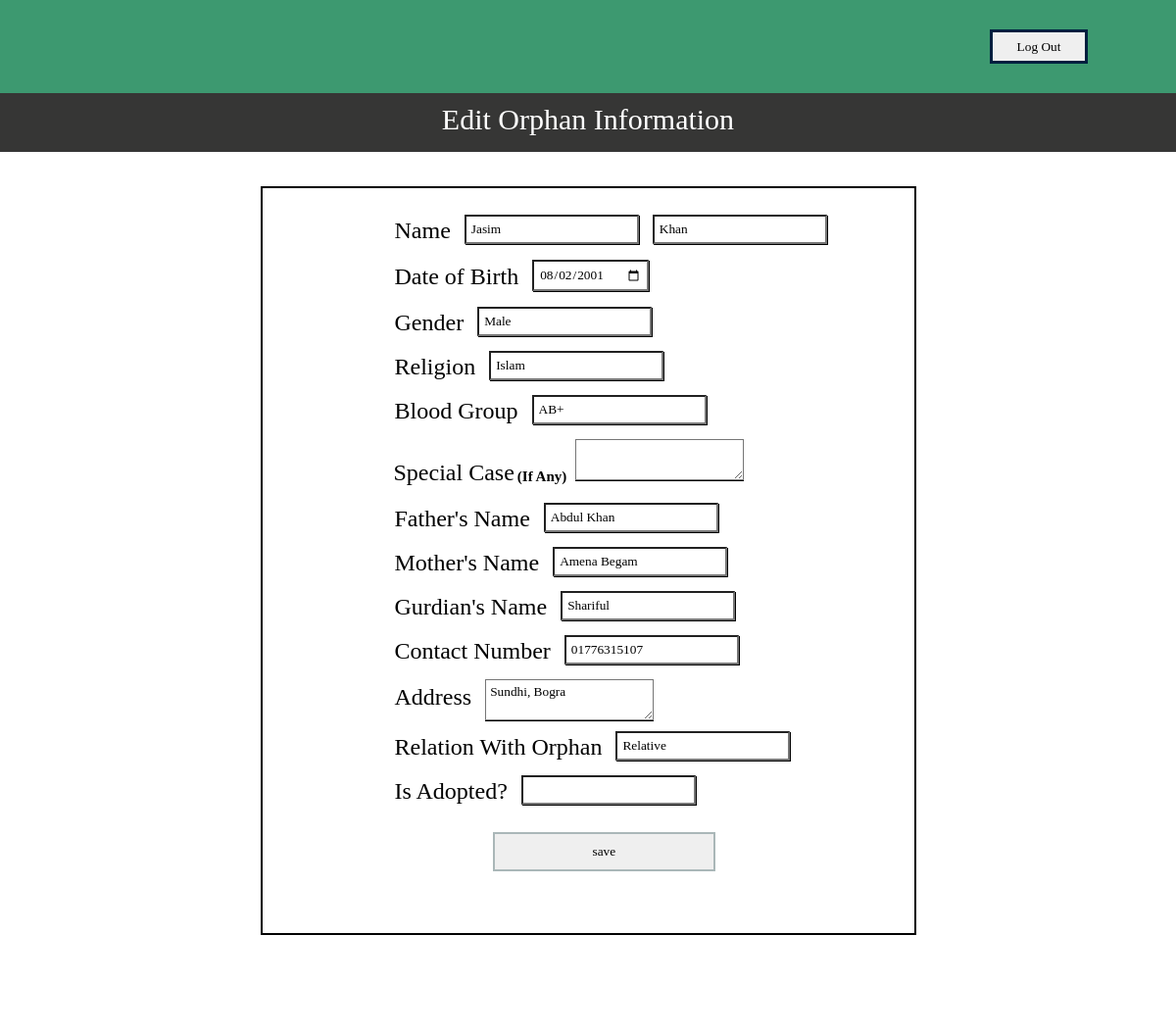
/orphan/index.php/admin_orphanpage/edit_orphan/10001, run on the app's committed database.
### tables this page shows
CREATE TABLE `orphanentry` (
  `id` int(10) UNSIGNED NOT NULL,
  `first_name` varchar(100) DEFAULT NULL,
  `last_name` varchar(100) NOT NULL,
  `date_of_birth` date NOT NULL,
  `gender` varchar(10) NOT NULL,
  `religion` varchar(30) NOT NULL,
  `blood_group` varchar(10) NOT NULL,
  `special_case` text,
  `father_name` varchar(100) DEFAULT NULL,
  `mother_name` varchar(100) DEFAULT NULL,
  `guardian_name` varchar(100) NOT NULL,
  `contact_number` char(25) NOT NULL,
  `address` text NOT NULL,
  `relation_with_orphan` varchar(100) NOT NULL,
  `adopted` varchar(20) DEFAULT NULL,
  `date_of_entry` timestamp NOT NULL DEFAULT CURRENT_TIMESTAMP
);

### orphan/application/controllers/admin_orphanpage.php (called while the page is built, shortened)
<?php
class  Admin_orphanpage extends CI_Controller {
	public function edit_orphan($orphan_sid){
		$this->load->model('orphanModel' ,'omodel');
		$data['orphan_data']=$this->omodel->find_orphan($orphan_sid);
		$this->load->view('update_orphanEntry', $data);
	}
}

### orphan/index.php (called while the page is built, shortened)
<?php
require_once BASEPATH.'core/CodeIgniter.php';

### orphan/application/models/orphanModel.php (called while the page is built, shortened)
<?php
class OrphanModel extends CI_Model {
        public function find_orphan($orphan_sid){
                $orphan_query=$this->db
                                         ->select(['id','last_name','first_name','date_of_birth','gender','religion','blood_group','special_case','father_name','mother_name','guardian_name','contact_number','address', 'relation_with_orphan', 'date_of_entry'])
                                         ->from('orphanentry')
                                         ->where('id',$orphan_sid)
                                         ->get();
                return $orphan_query->row_array();
        }
}

### orphan/application/views/update_orphanEntry.php (the view, shortened to what this page needs)
<!DOCTYPE html>
<html lang="en">
<head>
	<?= link_tag('assets/css/style.css')?>
</head>
<body>
	<div class="head1">
		<div class="head2">
			<a href="<?= base_url('logInPage/employee_logout')?>"><button>Log Out</button></a>
		</div>
	</div>
	<div class="headerEntry">
		<p>Edit Orphan Information</p>
	</div>
	<div class="infoEntry">
			<?php echo form_open("admin_orphanpage/update/".$orphan_data['id'])?>
			<div class="infoEntry1">
				<div class="nameEntry">
				<p>Name</p>
				<input type="text" name="orphan_first_name" placeholder="First Name" value="<?php echo $orphan_data['first_name'];?>"/>
				<input type="text" name="orphan_last_name" placeholder="Last Name" value="<?php echo $orphan_data['last_name'];?>"/>
				</div>
				<div class="BdateEntry">
					<p>Date of Birth</p>
					<input type="date" name="orphan_birth_date" value="<?php echo $orphan_data['date_of_birth'];?>">
				</div>
					<div class="sexEntry">
							<p>Gender</p>
						<input type="text" name="orphan_gender" value="<?php echo $orphan_data['gender'];?>">
					</div>
					<div class="relEntry">
							<p>Religion</p>
						<input type="text" name="orphan_religion" value="<?php echo $orphan_data['religion'];?>">
					</div>
					<div class="bloodEntry">
						<p>Blood Group</p>
						<input type="text" name ="orphan_blood_group" value="<?php echo $orphan_data['blood_group'];?>">
					</div>
					<div class="specialEntry">
						<p>Special Case</p>
						<h1>(If Any)</h1>
						<textarea name="specialEntry"><?php echo $orphan_data['special_case'];?></textarea>
					</div>
					<div class="fatherEntry">
						<p>Father's Name</p>
					<input type="text" name="orphan_father_name" value="<?php echo $orphan_data['father_name'];?>">
					</div>
					<div class="motherEntry">
						<p>Mother's Name</p>
					<input type="text" name="orphan_mother_name" value="<?php echo $orphan_data['mother_name'];?>">
					</div>
					<div class="gurdianEntry">
						<p>Gurdian's Name</p>
					<input type="text" name="orphan_gurdian_name" value="<?php echo $orphan_data['guardian_name'];?>">
					</div>
					<div class="contactEntry">
						<p>Contact Number</p>
					<input type="Number" name="gurdian_contact_number" value="<?php echo $orphan_data['contact_number'];?>" >
					</div>
					<div class="addEntry">
						<p>Address</p>
						<textarea name="gurdian_address"><?php echo $orphan_data['address'];?></textarea>
					</div>
					<div class="relationEntry">
						<p>Relation With Orphan </p>
						<input type="text" name="gurdian_orphan_relation" value="<?php echo $orphan_data['relation_with_orphan'];?>">
					</div>
					<div class="isAdopted">
						<p>Is Adopted?</p>
					<input type="text" name="adopted"  >
					</div>
				<a ><input type="submit" value="save" name="orphan_submit"></a>
			</form>
		</div>
</body>
</html>

### orphan/application/views/update_orphanEntry.php (style rules this page uses)
.isAdopted p { display: inline-block; font-size: 24px; color: white; margin: 8px 10px; padding-top: 2px; vertical-align: middle; color: black; }
.isAdopted input { display: inline; padding: 5px; margin-right: 10px; box-shadow: 1px 1px 0px; }

### data on the page
orphanentry: orphan_first_name "Jasim", orphan_last_name "Khan", orphan_birth_date "08/02/2001", orphan_gender "Male", orphan_religion "Islam", orphan_blood_group "AB+", orphan_father_name "Abdul Khan", orphan_mother_name "Amena Begam", orphan_gurdian_name "Shariful", gurdian_contact_number "01776315107", gurdian_address "Sundhi, Bogra", gurdian_orphan_relation "Relative"
